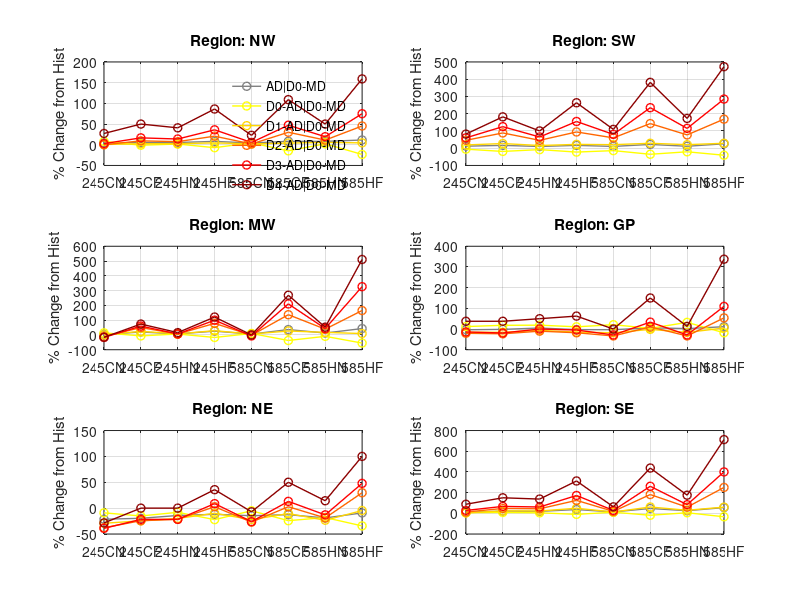

MATLAB code for this plot: (Note: this script raises an error after producing the figure.)
% Define data as 3D array: [region, probability, scenario]
% Regions: NW, SW, MW, GP, NE, SE
% Probabilities: AD|D0-MD, D0-AD|D0-MD, ..., D4-AD|D0-MD
% Scenarios: Hist, 245CN, 245CF, 245HN, 245HF, 585CN, 585CF, 585HN, 585HF

data = zeros(6, 6, 9);

% Region 1: NW
data(1,1,:) = [0.478,0.500,0.503,0.504,0.517,0.498,0.518,0.517,0.533];
data(1,2,:) = [0.171,0.185,0.169,0.174,0.159,0.179,0.146,0.175,0.131];
data(1,3,:) = [0.196,0.197,0.201,0.201,0.205,0.200,0.204,0.207,0.205];
data(1,4,:) = [0.053,0.053,0.058,0.057,0.064,0.054,0.069,0.059,0.077];
data(1,5,:) = [0.036,0.037,0.042,0.041,0.049,0.038,0.053,0.043,0.063];
data(1,6,:) = [0.022,0.028,0.033,0.031,0.041,0.027,0.046,0.033,0.057];

% Region 2: SW
data(2,1,:) = [0.488,0.546,0.568,0.537,0.568,0.539,0.595,0.543,0.613];
data(2,2,:) = [0.236,0.223,0.192,0.217,0.183,0.203,0.153,0.187,0.140];
data(2,3,:) = [0.185,0.220,0.235,0.214,0.226,0.223,0.238,0.223,0.238];
data(2,4,:) = [0.035,0.051,0.066,0.051,0.068,0.056,0.085,0.062,0.094];
data(2,5,:) = [0.020,0.032,0.045,0.033,0.051,0.036,0.067,0.043,0.077];
data(2,6,:) = [0.011,0.020,0.031,0.022,0.040,0.023,0.053,0.030,0.063];

% Region 3: MW
data(3,1,:) = [0.448,0.462,0.538,0.480,0.563,0.474,0.611,0.506,0.642];
data(3,2,:) = [0.171,0.195,0.160,0.182,0.142,0.188,0.107,0.155,0.077];
data(3,3,:) = [0.183,0.184,0.228,0.196,0.236,0.194,0.232,0.215,0.200];
data(3,4,:) = [0.046,0.041,0.069,0.049,0.082,0.045,0.109,0.064,0.122];
data(3,5,:) = [0.030,0.025,0.048,0.032,0.060,0.028,0.093,0.043,0.128];
data(3,6,:) = [0.019,0.016,0.033,0.022,0.042,0.019,0.070,0.029,0.116];

% Region 4: GP
data(4,1,:) = [0.428,0.413,0.421,0.449,0.416,0.414,0.454,0.437,0.476];
data(4,2,:) = [0.177,0.198,0.209,0.210,0.196,0.214,0.183,0.234,0.145];
data(4,3,:) = [0.183,0.155,0.154,0.171,0.156,0.150,0.180,0.153,0.192];
data(4,4,:) = [0.039,0.031,0.030,0.035,0.032,0.026,0.043,0.026,0.060];
data(4,5,:) = [0.021,0.018,0.017,0.021,0.020,0.015,0.028,0.015,0.044];
data(4,6,:) = [0.008,0.011,0.011,0.012,0.013,0.008,0.020,0.009,0.035];

% Region 5: NE
data(5,1,:) = [0.443,0.348,0.356,0.380,0.390,0.378,0.387,0.359,0.402];
data(5,2,:) = [0.198,0.180,0.168,0.182,0.154,0.188,0.150,0.162,0.130];
data(5,3,:) = [0.171,0.121,0.129,0.137,0.154,0.133,0.153,0.131,0.163];
data(5,4,:) = [0.037,0.023,0.028,0.029,0.038,0.027,0.038,0.030,0.048];
data(5,5,:) = [0.023,0.014,0.018,0.018,0.025,0.017,0.026,0.020,0.034];
data(5,6,:) = [0.014,0.010,0.014,0.014,0.019,0.013,0.021,0.016,0.028];

% Region 6: SE
data(6,1,:) = [0.431,0.465,0.525,0.513,0.587,0.489,0.632,0.539,0.669];
data(6,2,:) = [0.206,0.219,0.223,0.216,0.185,0.228,0.167,0.217,0.137];
data(6,3,:) = [0.166,0.172,0.205,0.203,0.247,0.187,0.267,0.215,0.265];
data(6,4,:) = [0.032,0.036,0.047,0.046,0.072,0.038,0.090,0.051,0.112];
data(6,5,:) = [0.018,0.023,0.030,0.029,0.049,0.023,0.065,0.033,0.090];
data(6,6,:) = [0.008,0.015,0.020,0.019,0.033,0.013,0.043,0.022,0.065];

% Calculate percent change relative to Hist (dimension 3 index = 1)
hist_vals = data(:,:,1);
pct_change = 100 * (data - hist_vals) ./ hist_vals;

region_labels = {'NW','SW','MW','GP','NE','SE'};
prob_labels = {'AD|D0-MD','D0-AD|D0-MD','D1-AD|D0-MD','D2-AD|D0-MD','D3-AD|D0-MD','D4-AD|D0-MD'};
scenario_labels = {'245CN','245CF','245HN','245HF','585CN','585CF','585HN','585HF'};

% Define custom colors
% Colors based on U.S. Drought Monitor standards
custom_colors = [
    [0.5, 0.5, 0.5];     % AD|D0-MD - gray
    [1.0, 1.0, 0.0];     % D0 - yellow
    [1.0, 0.84, 0.0];    % D1 - gold (more distinct than light orange)
    [1.0, 0.4, 0.0];     % D2 - darker orange
    [1.0, 0.0, 0.0];     % D3 - red
    [0.55, 0.0, 0.0];    % D4 - dark red
];
figure;
for r = 1:6
    subplot(3,2,r);
    hold on;
%     yline(0, 'k-', 'LineWidth', 1, 'HandleVisibility', 'off'); % horizontal zero line
    for p = 1:6
        plot(1:8, squeeze(pct_change(r,p,2:end)), '-o', ...
             'Color', custom_colors(p,:), ...
             'DisplayName', prob_labels{p}, ...
             'LineWidth', 1);
    end
    xticks(1:8);
    xticklabels(scenario_labels);
    xtickangle(45);
    ylabel('% Change from Hist');
    title(['Region: ', region_labels{r}]);
    if r == 1
        legend('Location','best'); legend boxoff
    end
    grid on;
    hold off; box on;
%     ylim([-50, 200])
end

%% output the plot

fig = gcf;
fig.PaperUnits = 'inches';

% fig.PaperPosition = [0 0 17.7 8];
fig.PaperPosition = [0 0 10 12];
print('ScreenSizeFigure', '-dpng', '-r300')
